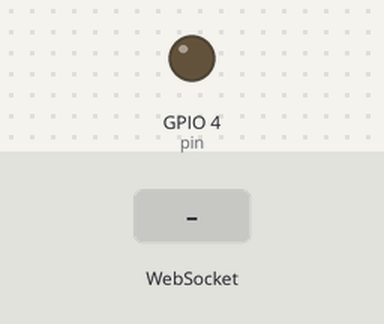
Bench run of a sketch on a simulated ESP8266 (NodeMCU). Shown: output pins drawn as LEDs (lit = HIGH). Dashed ring = blinking. Inputs (shaded band) come from the test bench. WiFi joins after 1.5 s; servers stay silent unless stated; what the sketch prints to the serial monitor is not drawn.

Above: at 2.8 s.
2.9 s: WebSocket text "conventional" received
At 3.06 s:
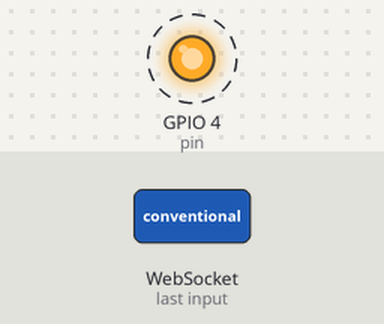
5.9 s: WebSocket text "1" received
At 7.1 s:
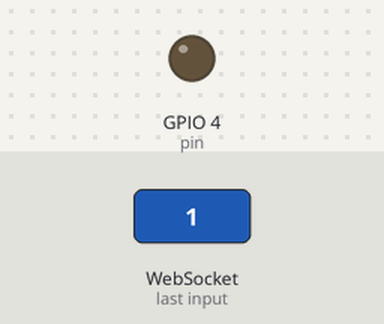
7.4 s: WebSocket text "acupuncture" received
At 7.6 s:
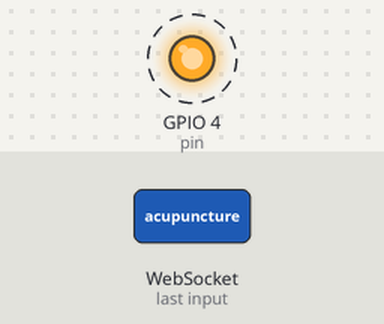
10.4 s: WebSocket text "0" received
At 11.0 s:
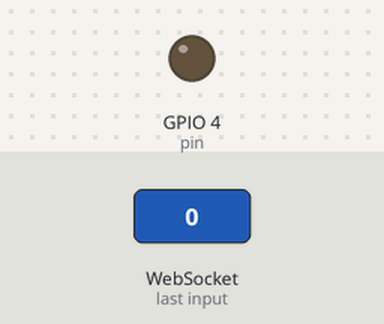
Timing chart, 0 to 12.9 s (numbered marks = the images above; inputs shaded):
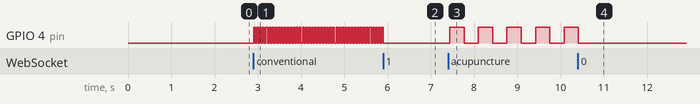

Measured:
- after the input at 2.9 s, GPIO 4 (pin): alternates HIGH for 0.04 s and LOW for 0.04 s, starting at once
- after the input at 5.9 s, GPIO 4 (pin): stops changing and stays LOW
- after the input at 7.4 s, GPIO 4 (pin): alternates HIGH for 0.33 s and LOW for 0.33 s, starting at once
- after the input at 10.4 s, GPIO 4 (pin): goes on until 10.4 s, then stays LOW

The sketch:

Mark3.ino
```cpp
#include <ESP8266WiFi.h>
#include <ESP8266WebServer.h>
#include <WebSocketsServer.h>

ESP8266WebServer server;//webserrver
WebSocketsServer webSocket = WebSocketsServer(81);//websocket server
uint8_t pin=4;//Pin D2 is selected to operate MOSFET
char* ssid = "301_2.4";
char* password = "Rekulapalli";
String message;
char webpage[] PROGMEM = R"=====(
<html>
<head>
<title>Smart-TENS</title>
<script>
var Socket;
function init() {Socket = new WebSocket('ws://' + window.location.hostname + ':81/');}
function conventional(){
document.getElementById("mode").innerHTML="Conventional Mode Activated";
Socket.send("conventional");
}
function acupuncture(){
document.getElementById("mode").innerHTML="Acupuncture Mode Activated";
Socket.send("acupuncture");
}
function intense(){
document.getElementById("mode").innerHTML="Intense Mode Activated";
Socket.send("intense");
}
function actstop(){
document.getElementById("mode").innerHTML="Stop Command Activated";
Socket.send("actstop");
}
</script>
</head>
<body onload="javascript:init()">
<h1>Smart TENS Device</h1>
</hr>
<h2>Device Mode</h2>
<p id="mode" > </p>
<br>
</hr>
<h2>Select Mode</h2>
</hr>
<br>
<div>
<button id="conventional" onclick="javascript:conventional();">Conventional TENS</button>
</div>
<br>
<div>
<button id="acupuncture" onclick="javascript:acupuncture();">Acupuncture TENS</button>
</div>
<br>
<div>
<button id="Intense" onclick="javascript:intense();">Intense TENS</button>
</div>
<br>
<div>
<h2>Stop Action </h2>
<button id="stop" onclick="javascript:actstop();">Stop</button>
</div>
<br>
</body>
</html>
)=====";

void conventional(){
digitalWrite(pin,HIGH);
delay(35);
digitalWrite(pin,LOW);
delay(35);
}

void acupuncture(){
digitalWrite(pin,HIGH);
delay(330);
digitalWrite(pin,LOW);
delay(330);
}

void intense(){
digitalWrite(pin,HIGH);
delay(17);
digitalWrite(pin,LOW);
delay(17);
}

void actstop(){
digitalWrite(pin,LOW);
delay(100);
}

void webSocketEvent(uint8_t num, WStype_t type, uint8_t * payload, size_t length){
  if(type == WStype_TEXT){

      message = String((char*)( payload));
      Serial.println(message);
}
}

void setup()
{
  pinMode(pin, OUTPUT);
  WiFi.begin(ssid,password);
  Serial.begin(115200);
  while(WiFi.status()!=WL_CONNECTED)
  {
    Serial.print(".");
    delay(200);
  }
  Serial.println("");
  Serial.print("IP Address: ");
  Serial.println(WiFi.localIP());

  server.on("/",[](){server.send_P(200, "text/html", webpage);});
  server.begin();
  webSocket.begin();
  webSocket.onEvent(webSocketEvent);
}

void loop()
{
webSocket.loop();
server.handleClient();
if(message == "conventional"){conventional();}
else if(message == "acupuncture"){acupuncture();}
else if(message == "intense"){intense();}
else{actstop();}
}
```
